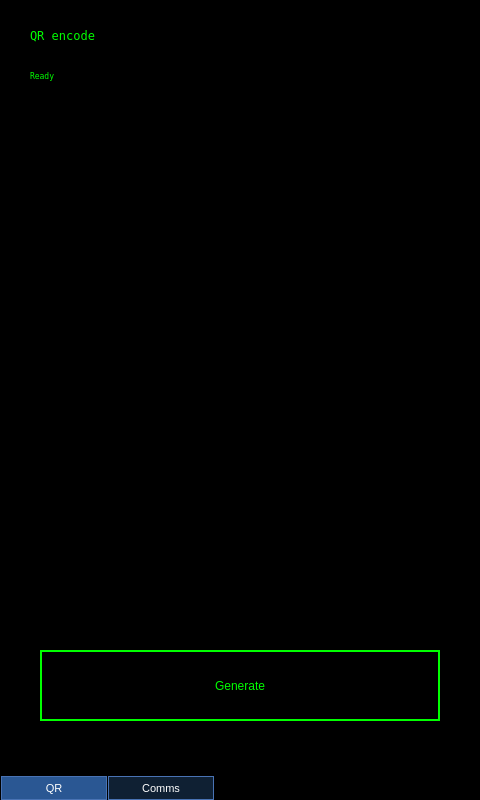
<?xml version="1.0" encoding="UTF-8"?>
<ui version="4.0">
 <class>MainWindow</class>
 <widget class="QMainWindow" name="MainWindow">
  <property name="geometry">
   <rect>
    <x>0</x>
    <y>0</y>
    <width>480</width>
    <height>800</height>
   </rect>
  </property>
  <property name="windowTitle">
   <string>MainWindow</string>
  </property>
  <property name="styleSheet">
   <string notr="true">background-color: black;</string>
  </property>
  <widget class="QWidget" name="centralwidget">
   <widget class="QTabWidget" name="tabWidget">
    <property name="geometry">
     <rect>
      <x>0</x>
      <y>0</y>
      <width>480</width>
      <height>800</height>
     </rect>
    </property>
    <property name="font">
     <font>
      <pointsize>11</pointsize>
     </font>
    </property>
    <property name="styleSheet">
     <string notr="true">QTabWidget {  
    background-color:#0f2033;
    border-top: 2px solid #C2C7CB;  
} 
QTabWidget::pane { 
    border-top: 0px solid #C2C7CB;  
} 

QTabBar::tab {  
    background-color:#0f2033;
    border: 1px solid #4973b4;  
    min-width: 100px; 
    min-height:22px;
    padding: 0px  2px; 
    color: rgb(255, 255, 255);
    margin-left: 1px;
    font: 75 8pt;
}  
  
QTabBar::tab:selected, QTabBar::tab:hover {  
    background-color: rgb(42,87,147);
    margin-top: 0px;
    
}  
  
QTabBar::tab:!selected {  
    margin-top: 0px;
}  </string>
    </property>
    <property name="tabPosition">
     <enum>QTabWidget::South</enum>
    </property>
    <property name="currentIndex">
     <number>0</number>
    </property>
    <widget class="QWidget" name="tab">
     <attribute name="title">
      <string>QR</string>
     </attribute>
     <widget class="QLabel" name="qrLabel">
      <property name="geometry">
       <rect>
        <x>40</x>
        <y>200</y>
        <width>400</width>
        <height>400</height>
       </rect>
      </property>
      <property name="text">
       <string/>
      </property>
     </widget>
     <widget class="QPushButton" name="pushButton">
      <property name="geometry">
       <rect>
        <x>40</x>
        <y>650</y>
        <width>400</width>
        <height>71</height>
       </rect>
      </property>
      <property name="styleSheet">
       <string notr="true">color: #00FF00; 
border:2px solid #00FF00;</string>
      </property>
      <property name="text">
       <string>Generate</string>
      </property>
     </widget>
     <widget class="QLabel" name="statLabel">
      <property name="geometry">
       <rect>
        <x>30</x>
        <y>60</y>
        <width>411</width>
        <height>31</height>
       </rect>
      </property>
      <property name="font">
       <font>
        <family>DejaVu Sans Mono</family>
        <pointsize>6</pointsize>
       </font>
      </property>
      <property name="styleSheet">
       <string notr="true">color: #00FF00;
</string>
      </property>
      <property name="text">
       <string>Ready</string>
      </property>
     </widget>
     <widget class="QLabel" name="titleLabel">
      <property name="geometry">
       <rect>
        <x>30</x>
        <y>20</y>
        <width>411</width>
        <height>31</height>
       </rect>
      </property>
      <property name="font">
       <font>
        <family>DejaVu Sans Mono</family>
       </font>
      </property>
      <property name="styleSheet">
       <string notr="true">color: #00FF00;
</string>
      </property>
      <property name="text">
       <string>QR encode</string>
      </property>
     </widget>
     <widget class="QLabel" name="timeLabel">
      <property name="geometry">
       <rect>
        <x>40</x>
        <y>110</y>
        <width>400</width>
        <height>71</height>
       </rect>
      </property>
      <property name="styleSheet">
       <string notr="true">color: #00FF00;
font: 14pt;
</string>
      </property>
      <property name="text">
       <string/>
      </property>
      <property name="alignment">
       <set>Qt::AlignCenter</set>
      </property>
     </widget>
    </widget>
    <widget class="QWidget" name="tab_2">
     <attribute name="title">
      <string>Comms</string>
     </attribute>
     <widget class="QPushButton" name="commButton">
      <property name="geometry">
       <rect>
        <x>30</x>
        <y>630</y>
        <width>191</width>
        <height>61</height>
       </rect>
      </property>
      <property name="styleSheet">
       <string notr="true">
QPushButton {
 background-color: #000000;
color: #00FF00; 
border:2px solid #00FF00;
font: 8pt;

}

QPushButton:pressed {
    background-color: #00C000;     
}</string>
      </property>
      <property name="text">
       <string>1</string>
      </property>
     </widget>
     <widget class="QPushButton" name="commButton_2">
      <property name="geometry">
       <rect>
        <x>260</x>
        <y>630</y>
        <width>191</width>
        <height>61</height>
       </rect>
      </property>
      <property name="styleSheet">
       <string notr="true">
QPushButton {
 background-color: #000000;
color: #00FF00; 
border:2px solid #00FF00;
font: 8pt;

}

QPushButton:pressed {
    background-color: #00C000;     
}</string>
      </property>
      <property name="text">
       <string>2</string>
      </property>
     </widget>
    </widget>
   </widget>
  </widget>
 </widget>
 <resources/>
 <connections/>
</ui>
